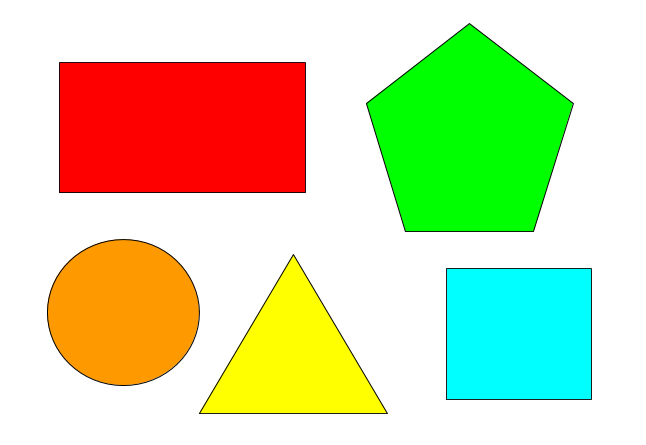
#> input picture data/shapes.png, 646 x 445 px, found by its file name
$ python 27.shi_tomasi_corner_detection_using_opencv.py
#> lines starting #> are read from the running program, lines starting #| are printed output that depends on the picture; after the words box and inside, x2 and y2 are one past the last pixel; in counts of white or black regions, pixels touching at a corner belong together
import cv2
import numpy as np

img = cv2.imread('shapes.png')
#> img is the input picture: shape (445, 646, 3); mean B, G, R 170.1, 218.4, 209.8
img_gray = cv2.cvtColor(img, cv2.COLOR_BGR2GRAY)
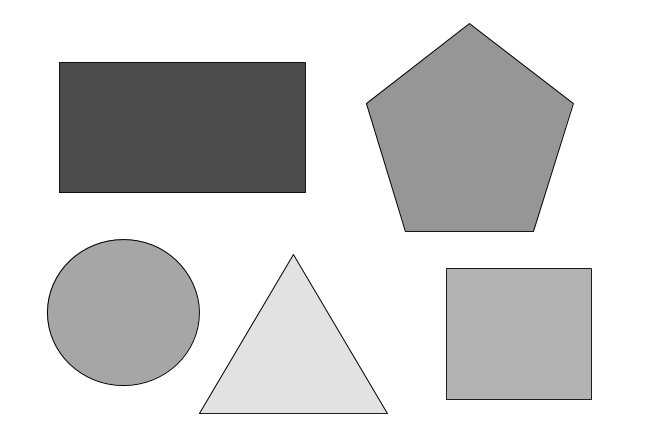
#> img_gray: shape (445, 646); min 0, max 255, mean 210.3

corner_det = cv2.goodFeaturesToTrack(img_gray, 50, 0.01, 10) # source, maxNoOfCorners, qualityLevel, minDistance
#> corner_det = 32 rows, first 8: [59, 192], [199, 413], [387, 413], [293, 254], [59, 62], [305, 192], [305, 62], [446, 399]
corner_det = np.int0(corner_det)

for i in corner_det:
	x, y = i.ravel()
	cv2.circle(img, (x, y), 3, (0,255,0), -1)
#> this loop made 32 passes
#> (x, y) on passes 1 to 12: (59, 192), (199, 413), (387, 413), (293, 254), (59, 62), (305, 192), (305, 62), (446, 399), (591, 399), (446, 268), (591, 268), (533, 231)
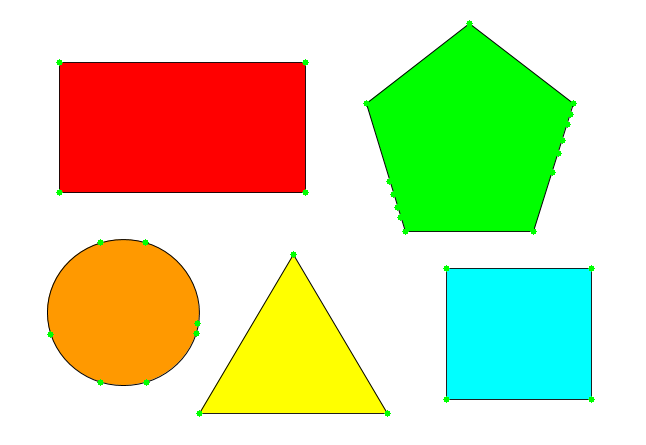
#> img: shape (445, 646, 3); 0.3% of pixels changed, all inside (x1, y1, x2, y2) = (47, 20, 595, 417)

cv2.imshow('Corner Detection', img)

cv2.waitKey(0)
cv2.destroyAllWindows()

$ run again, with data/chessboard.png copied over data/shapes.png
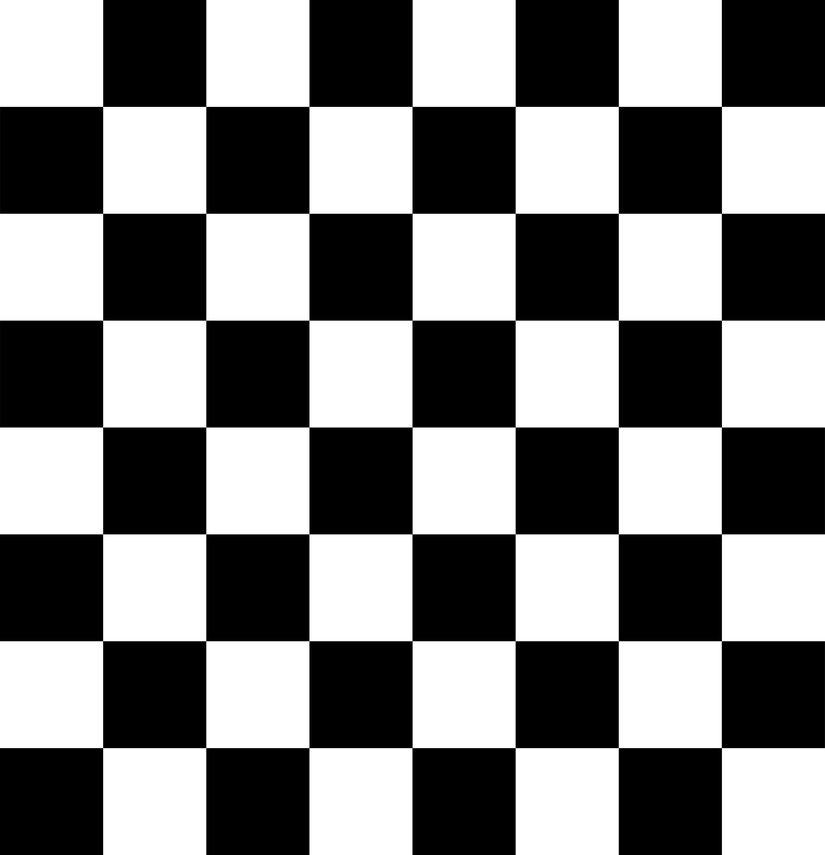
#> input picture data/chessboard.png, 825 x 855 px, shrunk from 3595 x 3723 before the run, found by its file name
#> img is the input picture: shape (855, 825, 3); min 0, max 255, mean 127.5
#> corner_det = 49 rows, first 8: [102, 747], [722, 107], [102, 107], [722, 747], [619, 107], [619, 747], [722, 214], [102, 214]
#> the loop `for i in corner_det:` made 49 passes
#> after the loop `for i in corner_det:`:
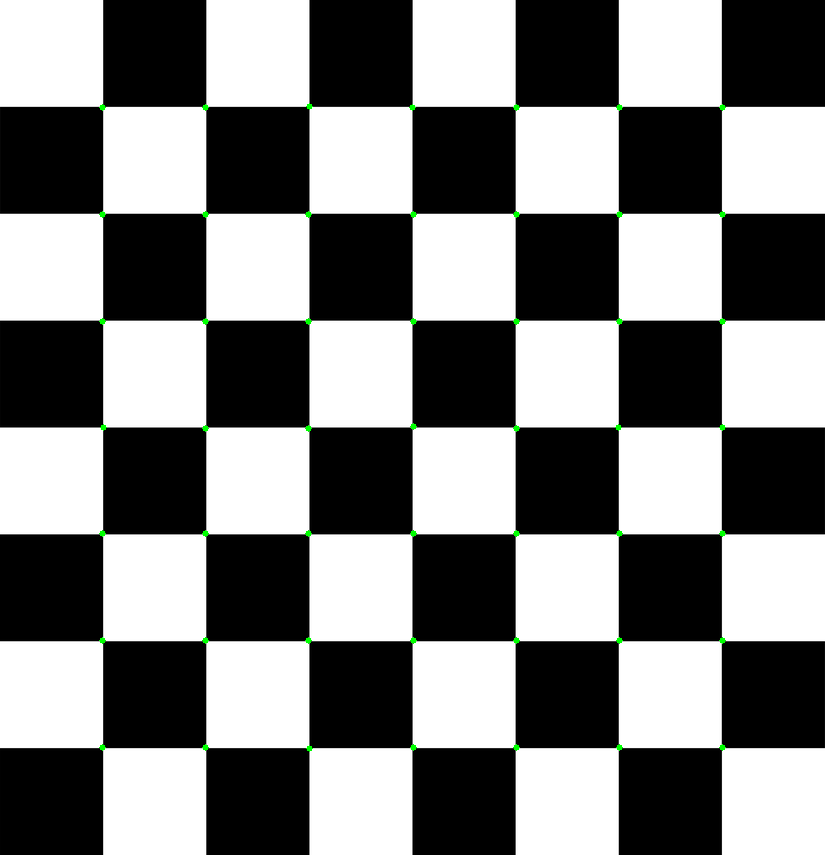
#> img: shape (855, 825, 3); 0.2% of pixels changed, all inside (x1, y1, x2, y2) = (99, 103, 726, 752)

$ run again, with data/smarties.png copied over data/shapes.png
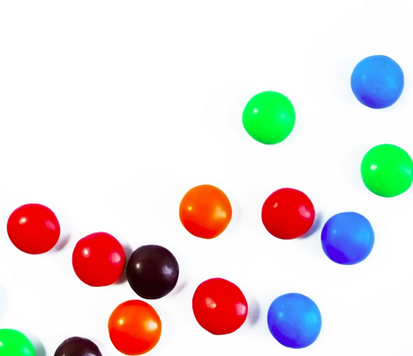
#> input picture data/smarties.png, 413 x 356 px, found by its file name
#> img is the input picture: shape (356, 413, 3); mean B, G, R 219.1, 220.4, 228.9
#> `img_gray = cv2.cvtColor(img, cv2.COLOR_BGR2GRAY)`:
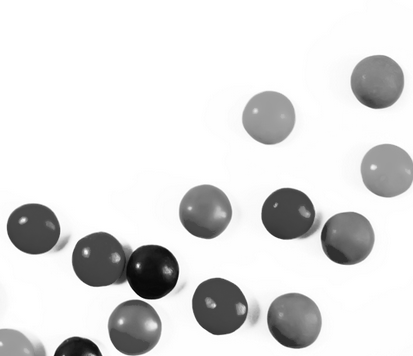
#> img_gray: shape (356, 413); min 4, max 255, mean 222.8
#> corner_det = 50 rows, first 8: [138, 264], [126, 281], [85, 250], [24, 219], [214, 305], [132, 250], [274, 206], [169, 272]
#> the loop `for i in corner_det:` made 50 passes
#> after the loop `for i in corner_det:`:
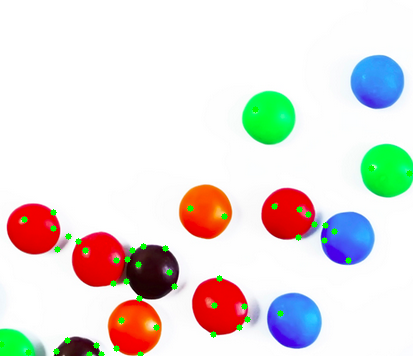
#> img: shape (356, 413, 3); 0.97% of pixels changed, all inside (x1, y1, x2, y2) = (0, 106, 413, 356)
